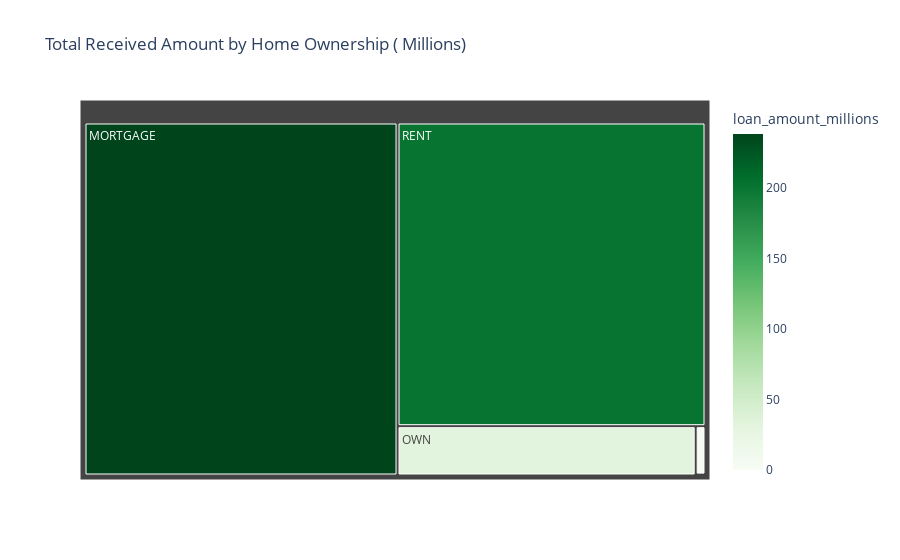

The notebook cell saved with this chart:
### Markdown cell above
### Home ownership by Total Received Amount

### Code cell
home_received = df.groupby('home_ownership') ['total_payment'].sum().reset_index()
home_received['loan_amount_millions'] = home_received['total_payment'] / 1_000_000

fig = px.treemap(
    home_received,
    path=['home_ownership'],
    values='loan_amount_millions',
    color='loan_amount_millions',
    color_continuous_scale='greens',
    title='Total Received Amount by Home Ownership ( Millions)'
)

fig.show()

### Figure 1 — Plotly figure (JSON) as saved in the notebook; plotly's stock layout.template omitted (floating-point values rounded to 4 significant figures)
{"data": [{"branchvalues": "total", "customdata": [[238.5], [0.01905], [1.025], [31.73], [201.8]], "domain": {"x": [0, 1], "y": [0, 1]}, "hovertemplate": "labels=%{label}<br>loan_amount_millions_sum=%{value}<br>parent=%{parent}<br>id=%{id}<br>loan_amount_millions=%{color}<extra></extra>", "ids": ["MORTGAGE", "NONE", "OTHER", "OWN", "RENT"], "labels": ["MORTGAGE", "NONE", "OTHER", "OWN", "RENT"], "marker": {"coloraxis": "coloraxis", "colors": [238.5, 0.01905, 1.025, 31.73, 201.8]}, "name": "", "parents": ["", "", "", "", ""], "type": "treemap", "values": [238.5, 0.01905, 1.025, 31.73, 201.8]}], "layout": {"coloraxis": {"colorbar": {"title": {"text": "loan_amount_millions"}}, "colorscale": [[0, "rgb(247,252,245)"], [0.125, "rgb(229,245,224)"], [0.25, "rgb(199,233,192)"], [0.375, "rgb(161,217,155)"], [0.5, "rgb(116,196,118)"], [0.625, "rgb(65,171,93)"], [0.75, "rgb(35,139,69)"], [0.875, "rgb(0,109,44)"], [1, "rgb(0,68,27)"]]}, "legend": {"tracegroupgap": 0}, "title": {"text": "Total Received Amount by Home Ownership ( Millions)"}}}
